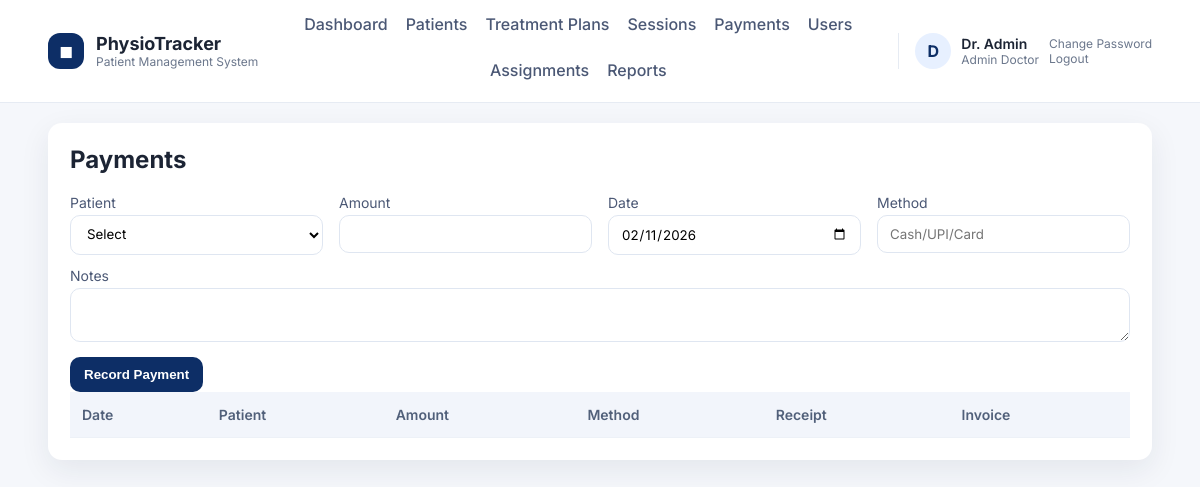
/admin/payments.php (signed in), run on an earlier commit of the app's database.
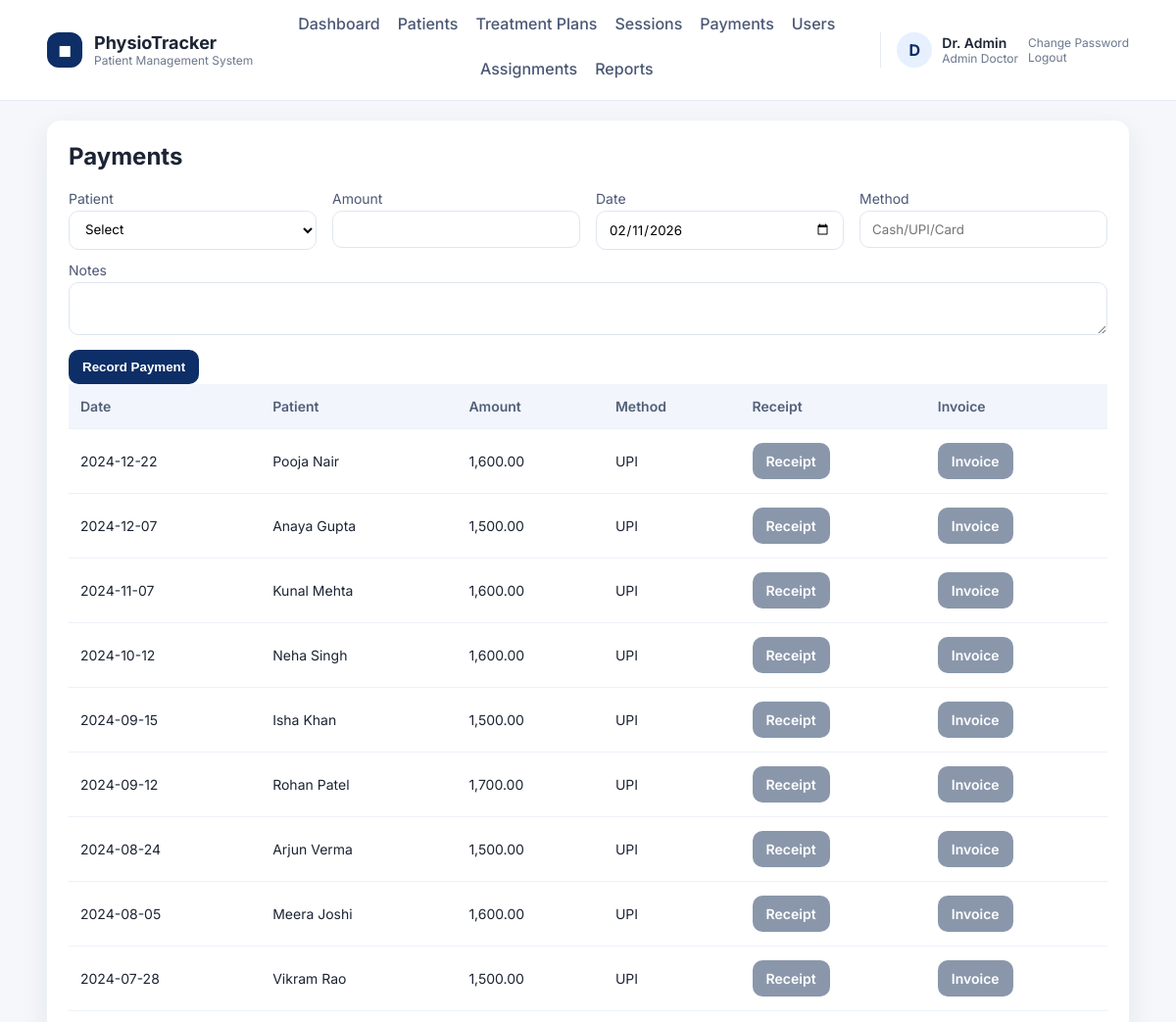
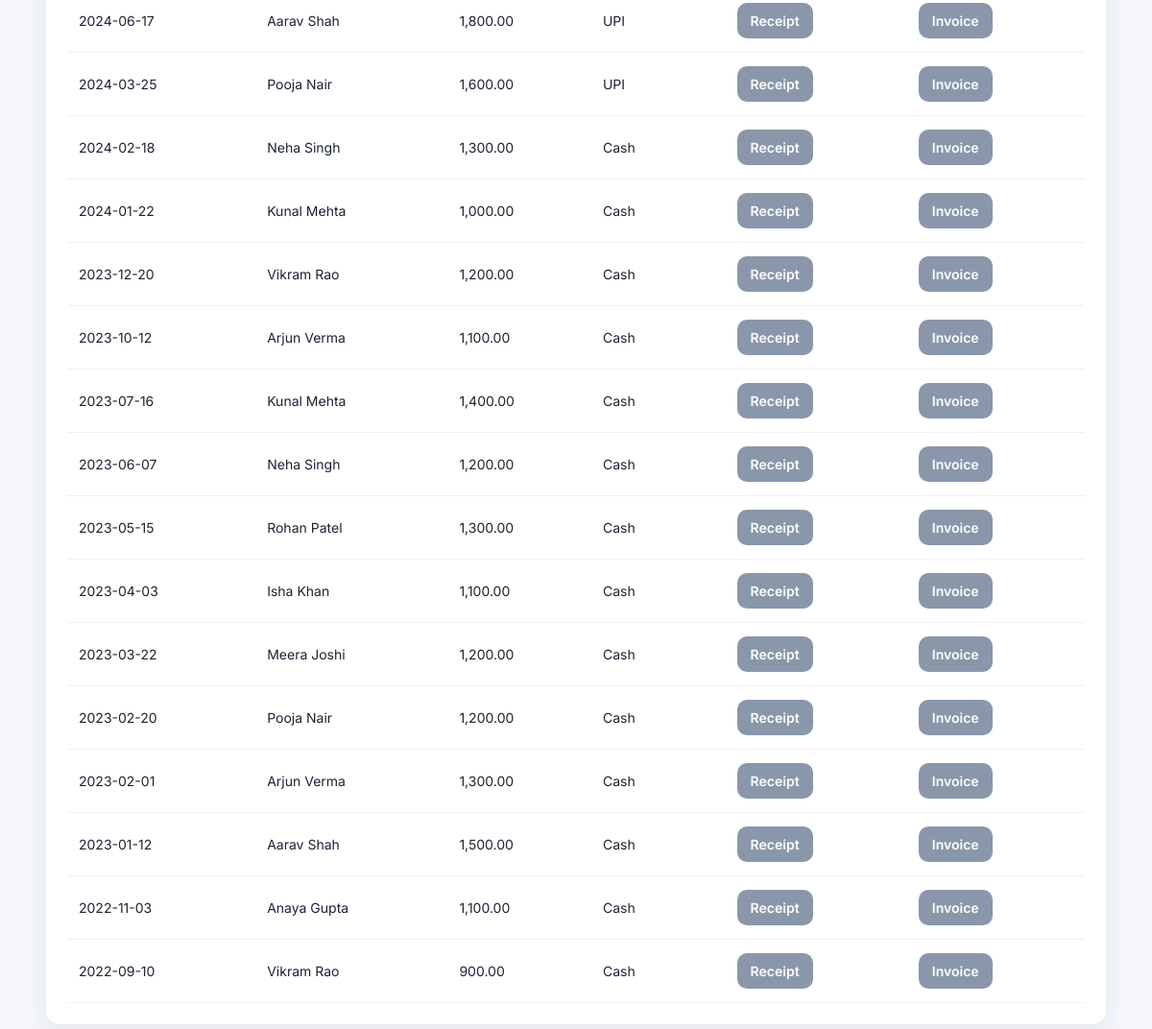
And on a later commit of the database (2 pictures, top to bottom).
### tables this page shows
CREATE TABLE payments (
    id INT AUTO_INCREMENT PRIMARY KEY,
    patient_id INT NOT NULL,
    case_id INT NULL,
    amount DECIMAL(10,2) NOT NULL,
    payment_date DATE NOT NULL,
    method VARCHAR(50),
    notes TEXT,
    receipt_no VARCHAR(50),
    created_by INT NULL,
    created_at TIMESTAMP DEFAULT CURRENT_TIMESTAMP,
    FOREIGN KEY (patient_id) REFERENCES patients(id) ON DELETE CASCADE,
    FOREIGN KEY (case_id) REFERENCES patient_cases(id) ON DELETE SET NULL
);

CREATE TABLE patients (
    id INT AUTO_INCREMENT PRIMARY KEY,
    user_id INT NULL,
    first_name VARCHAR(80) NOT NULL,
    last_name VARCHAR(80) NOT NULL,
    age INT NULL,
    gender VARCHAR(20),
    dob DATE NULL,
    occupation VARCHAR(120),
    assessment_date DATE NULL,
    dominance VARCHAR(50),
    condition_duration VARCHAR(100),
    phone VARCHAR(40),
    address VARCHAR(255),
    emergency_contact VARCHAR(120),
    chief_complain TEXT,
    history_present_illness TEXT,
    past_medical_history TEXT,
    surgical_history TEXT,
    family_history TEXT,
    socio_economic_status TEXT,
    observation_built TEXT,
    observation_attitude_limb TEXT,
    observation_posture TEXT,
    observation_deformity TEXT,
    aids_applications TEXT,
    gait TEXT,
    palpation_tenderness TEXT,
    palpation_oedema VARCHAR(50),
    palpation_warmth TEXT,
    palpation_crepitus TEXT,
    examination_rom TEXT,
    muscle_power TEXT,
    muscle_bulk TEXT,
    ligament_instability TEXT,
    pain_type TEXT,
    pain_site TEXT,
    pain_nature TEXT,
    pain_aggravating_factor TEXT,
    pain_relieving_factor TEXT,
    pain_measurement TINYINT NULL,
    gait_assessment TEXT,
    diagnosis TEXT,
    treatment_goals TEXT,
    created_by INT NULL,
    created_at TIMESTAMP DEFAULT CURRENT_TIMESTAMP,
    FOREIGN KEY (user_id) REFERENCES users(id) ON DELETE SET NULL
);

### db.php (called while the page is built, shortened)
<?php
function db(): PDO
{
    static $pdo = null;
    if ($pdo === null) {
        $dsn = 'mysql:host=' . DB_HOST . ';dbname=' . DB_NAME . ';charset=utf8mb4';
        $pdo = new PDO($dsn, DB_USER, DB_PASS, [
            PDO::ATTR_ERRMODE => PDO::ERRMODE_EXCEPTION,
            PDO::ATTR_DEFAULT_FETCH_MODE => PDO::FETCH_ASSOC,
        ]);
    }
    return $pdo;
}

### auth.php (called while the page is built, shortened)
<?php
require_once __DIR__ . '/db.php';
require_once __DIR__ . '/helpers.php';
function current_user(): ?array
{
    $stmt = db()->prepare('SELECT * FROM users WHERE id = ?');
    $stmt->execute([$_SESSION['user_id']]);
    $user = $stmt->fetch();
    return $user ?: null;
}

### helpers.php (called while the page is built, shortened)
<?php
require_once __DIR__ . '/db.php';
function e(string $value): string
{
    return htmlspecialchars($value, ENT_QUOTES, 'UTF-8');
}
function format_money($amount): string
{
    return number_format((float) $amount, 2);
}

### admin/payments.php (the view, shortened to what the changed rows need)
<?php
require_once __DIR__ . '/../auth.php';
require_once __DIR__ . '/../helpers.php';
$pdo = db();
$query = 'SELECT pay.*, p.first_name, p.last_name FROM payments pay JOIN patients p ON p.id = pay.patient_id';
$params = [];
$query .= ' ORDER BY pay.payment_date DESC';
$stmt = $pdo->prepare($query);
$stmt->execute($params);
$payments = $stmt->fetchAll();
require __DIR__ . '/../layout/header.php';
?>
<h2>Payments</h2>
<table>
    <thead><tr><th>Date</th><th>Patient</th><th>Amount</th><th>Method</th><th>Receipt</th><th>Invoice</th></tr></thead>
    <tbody>
    <?php foreach ($payments as $pay): ?>
        <tr>
            <td><?php echo e($pay['payment_date']); ?></td>
            <td><?php echo e($pay['first_name'] . ' ' . $pay['last_name']); ?></td>
            <td><?php echo format_money($pay['amount']); ?></td>
            <td><?php echo e($pay['method']); ?></td>
            <td><a class="btn secondary" href="../receipt.php?id=<?php echo $pay['id']; ?>">Receipt</a></td>
            <td><a class="btn secondary" href="../invoice.php?id=<?php echo $pay['id']; ?>">Invoice</a></td>
        </tr>
    <?php endforeach; ?>
    </tbody>
</table>
<?php require __DIR__ . '/../layout/footer.php'; ?>

### layout/header.php (shortened to what the changed rows need)
<?php
require_once __DIR__ . '/../auth.php';
require_once __DIR__ . '/../helpers.php';
$user = current_user();
$role = $user['role'] ?? '';
$menu = [];
if ($user) {
    if ($role === 'admin_doctor') {
        $menu = [
            'Dashboard' => 'admin/dashboard.php',
            'Patients' => 'admin/patients.php',
            'Treatment Plans' => 'admin/treatment_plans.php',
            'Sessions' => 'admin/sessions.php',
            'Payments' => 'admin/payments.php',
            'Users' => 'admin/users.php',
            'Assignments' => 'admin/assignments.php',
        ];
        if ((int) $user['can_view_reports'] === 1) {
            $menu['Reports'] = 'admin/reports.php';
        }
    } elseif ($role === 'sub_doctor') {
        $menu = [
            'Dashboard' => 'subdoctor/dashboard.php',
            'Assigned Patients' => 'subdoctor/patients.php',
            'Session Notes' => 'subdoctor/sessions.php',
        ];
    } elseif ($role === 'receptionist') {
        $menu = [
            'Dashboard' => 'receptionist/dashboard.php',
            'Register Patients' => 'receptionist/patients.php',
            'Payments' => 'receptionist/payments.php',
        ];
    }
}
?>
<!doctype html>
<html>
<head>
    <?php $cssVersion = @filemtime(__DIR__ . '/../assets/style.css') ?: time(); ?>
    <link rel="stylesheet" href="<?php echo BASE_URL; ?>assets/style.css?v=<?php echo $cssVersion; ?>">
</head>
<body>
<header class="site-header">
    <div class="header-inner">
        <nav class="main-nav">
            <?php if ($user): ?>
                <?php foreach ($menu as $label => $path): ?>
                    <a href="<?php echo BASE_URL . $path; ?>"><?php echo e($label); ?></a>
                <?php endforeach; ?>
            <?php else: ?>
                <a href="<?php echo BASE_URL; ?>login.php">Login</a>
            <?php endif; ?>
        </nav>
    </div>
</header>
<main class="page">
    <div class="container">

What changed in the data, as far as the page shows it:
added payments: payment_date "2024-12-22", patient.last_name "Pooja Nair", amount "1,600.00", method "UPI"
added payments: payment_date "2024-12-07", patient.last_name "Anaya Gupta", amount "1,500.00", method "UPI"
added payments: payment_date "2024-11-07", patient.last_name "Kunal Mehta", amount "1,600.00", method "UPI"
added payments: payment_date "2024-10-12", patient.last_name "Neha Singh", amount "1,600.00", method "UPI"
added payments: payment_date "2024-09-15", patient.last_name "Isha Khan", amount "1,500.00", method "UPI"
added payments: payment_date "2024-09-12", patient.last_name "Rohan Patel", amount "1,700.00", method "UPI"
added payments: payment_date "2024-08-24", patient.last_name "Arjun Verma", amount "1,500.00", method "UPI"
added payments: payment_date "2024-08-05", patient.last_name "Meera Joshi", amount "1,600.00", method "UPI"
added payments: payment_date "2024-07-28", patient.last_name "Vikram Rao", amount "1,500.00", method "UPI"
added payments: payment_date "2024-06-17", patient.last_name "Aarav Shah", amount "1,800.00", method "UPI"
added payments: payment_date "2024-03-25", patient.last_name "Pooja Nair", amount "1,600.00", method "UPI"
added payments: payment_date "2024-02-18", patient.last_name "Neha Singh", amount "1,300.00", method "Cash"
added payments: payment_date "2024-01-22", patient.last_name "Kunal Mehta", amount "1,000.00", method "Cash"
added payments: payment_date "2023-12-20", patient.last_name "Vikram Rao", amount "1,200.00", method "Cash"
added payments: payment_date "2023-10-12", patient.last_name "Arjun Verma", amount "1,100.00", method "Cash"
added payments: payment_date "2023-07-16", patient.last_name "Kunal Mehta", amount "1,400.00", method "Cash"
added payments: payment_date "2023-06-07", patient.last_name "Neha Singh", amount "1,200.00", method "Cash"
added payments: payment_date "2023-05-15", patient.last_name "Rohan Patel", amount "1,300.00", method "Cash"
added payments: payment_date "2023-04-03", patient.last_name "Isha Khan", amount "1,100.00", method "Cash"
added payments: payment_date "2023-03-22", patient.last_name "Meera Joshi", amount "1,200.00", method "Cash"
added payments: payment_date "2023-02-20", patient.last_name "Pooja Nair", amount "1,200.00", method "Cash"
added payments: payment_date "2023-02-01", patient.last_name "Arjun Verma", amount "1,300.00", method "Cash"
added payments: payment_date "2023-01-12", patient.last_name "Aarav Shah", amount "1,500.00", method "Cash"
added payments: payment_date "2022-11-03", patient.last_name "Anaya Gupta", amount "1,100.00", method "Cash"
added payments: payment_date "2022-09-10", patient.last_name "Vikram Rao", amount "900.00", method "Cash"
